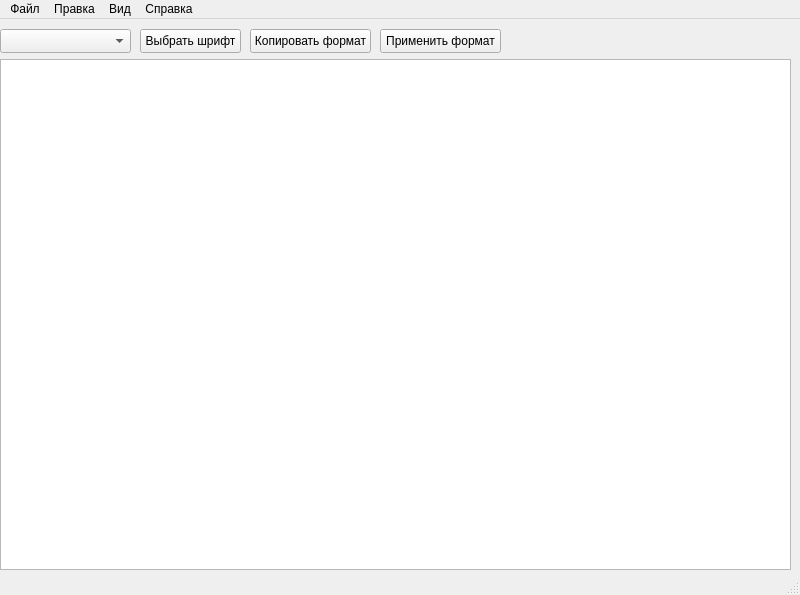
<?xml version="1.0" encoding="UTF-8"?>
<ui version="4.0">
 <class>MainWindow</class>
 <widget class="QMainWindow" name="MainWindow">
  <property name="geometry">
   <rect>
    <x>0</x>
    <y>0</y>
    <width>800</width>
    <height>595</height>
   </rect>
  </property>
  <property name="windowTitle">
   <string>Text editor</string>
  </property>
  <widget class="QWidget" name="centralwidget">
   <widget class="QComboBox" name="comboBox">
    <property name="geometry">
     <rect>
      <x>0</x>
      <y>10</y>
      <width>131</width>
      <height>24</height>
     </rect>
    </property>
    <property name="editable">
     <bool>false</bool>
    </property>
    <property name="currentText">
     <string/>
    </property>
    <property name="currentIndex">
     <number>-1</number>
    </property>
    <property name="maxVisibleItems">
     <number>3</number>
    </property>
    <property name="maxCount">
     <number>3</number>
    </property>
    <property name="minimumContentsLength">
     <number>1</number>
    </property>
    <property name="placeholderText">
     <string/>
    </property>
   </widget>
   <widget class="QPushButton" name="pushButton">
    <property name="geometry">
     <rect>
      <x>250</x>
      <y>10</y>
      <width>121</width>
      <height>24</height>
     </rect>
    </property>
    <property name="text">
     <string>Копировать формат</string>
    </property>
   </widget>
   <widget class="QPushButton" name="pushButton_2">
    <property name="geometry">
     <rect>
      <x>380</x>
      <y>10</y>
      <width>121</width>
      <height>24</height>
     </rect>
    </property>
    <property name="text">
     <string>Применить формат</string>
    </property>
   </widget>
   <widget class="QPushButton" name="pushButton_3">
    <property name="geometry">
     <rect>
      <x>140</x>
      <y>10</y>
      <width>101</width>
      <height>24</height>
     </rect>
    </property>
    <property name="text">
     <string>Выбрать шрифт</string>
    </property>
   </widget>
   <widget class="QTextEdit" name="textEdit">
    <property name="geometry">
     <rect>
      <x>0</x>
      <y>40</y>
      <width>791</width>
      <height>511</height>
     </rect>
    </property>
   </widget>
  </widget>
  <widget class="QMenuBar" name="menubar">
   <property name="geometry">
    <rect>
     <x>0</x>
     <y>0</y>
     <width>800</width>
     <height>21</height>
    </rect>
   </property>
   <widget class="QMenu" name="File">
    <property name="title">
     <string>Файл</string>
    </property>
    <addaction name="CreateNewFile"/>
    <addaction name="OpenFile"/>
    <addaction name="OpenFileOnlyRead"/>
    <addaction name="Save"/>
    <addaction name="SaveHow"/>
    <addaction name="Print"/>
   </widget>
   <widget class="QMenu" name="Correction">
    <property name="title">
     <string>Правка</string>
    </property>
    <addaction name="Copy"/>
    <addaction name="Paste"/>
    <addaction name="Undo"/>
    <addaction name="Clear"/>
   </widget>
   <widget class="QMenu" name="View">
    <property name="title">
     <string>Вид</string>
    </property>
    <widget class="QMenu" name="Langue">
     <property name="title">
      <string>Выбрать язык</string>
     </property>
     <addaction name="Rus"/>
     <addaction name="Eng"/>
    </widget>
    <widget class="QMenu" name="Theme">
     <property name="title">
      <string>Тема</string>
     </property>
     <addaction name="Light"/>
     <addaction name="Dark"/>
    </widget>
    <addaction name="Langue"/>
    <addaction name="Theme"/>
   </widget>
   <widget class="QMenu" name="Info">
    <property name="title">
     <string>Справка</string>
    </property>
    <addaction name="ShowInfo"/>
    <addaction name="Binds"/>
   </widget>
   <addaction name="File"/>
   <addaction name="Correction"/>
   <addaction name="View"/>
   <addaction name="Info"/>
  </widget>
  <widget class="QStatusBar" name="statusbar"/>
  <action name="CreateNewFile">
   <property name="text">
    <string>Создать новый файл</string>
   </property>
   <property name="shortcut">
    <string>Ctrl+N</string>
   </property>
  </action>
  <action name="OpenFile">
   <property name="text">
    <string>Открыть файл</string>
   </property>
   <property name="shortcut">
    <string>Ctrl+O</string>
   </property>
  </action>
  <action name="OpenFileOnlyRead">
   <property name="text">
    <string>Открыть только для чтения</string>
   </property>
   <property name="shortcut">
    <string>Ctrl+Shift+O</string>
   </property>
  </action>
  <action name="Save">
   <property name="text">
    <string>Сохранить</string>
   </property>
   <property name="shortcut">
    <string>Ctrl+S</string>
   </property>
  </action>
  <action name="SaveHow">
   <property name="text">
    <string>Сохранить как</string>
   </property>
   <property name="shortcut">
    <string>Ctrl+Shift+S</string>
   </property>
  </action>
  <action name="Copy">
   <property name="text">
    <string>Копировать</string>
   </property>
   <property name="shortcut">
    <string>Ctrl+C</string>
   </property>
  </action>
  <action name="Paste">
   <property name="text">
    <string>Вставить</string>
   </property>
   <property name="shortcut">
    <string>Ctrl+V</string>
   </property>
  </action>
  <action name="Undo">
   <property name="text">
    <string>Отменить</string>
   </property>
   <property name="shortcut">
    <string>Ctrl+U</string>
   </property>
  </action>
  <action name="Clear">
   <property name="text">
    <string>Очистить</string>
   </property>
   <property name="shortcut">
    <string>Ctrl+L</string>
   </property>
  </action>
  <action name="ShowInfo">
   <property name="text">
    <string>Показать справочную информацию</string>
   </property>
   <property name="shortcut">
    <string>F1</string>
   </property>
  </action>
  <action name="Binds">
   <property name="text">
    <string>Сочетания клавиш</string>
   </property>
   <property name="shortcut">
    <string>F2</string>
   </property>
  </action>
  <action name="Rus">
   <property name="text">
    <string>Русский</string>
   </property>
  </action>
  <action name="Eng">
   <property name="text">
    <string>Английский</string>
   </property>
  </action>
  <action name="Light">
   <property name="text">
    <string>Светлая</string>
   </property>
  </action>
  <action name="Dark">
   <property name="text">
    <string>Тёмная</string>
   </property>
  </action>
  <action name="Print">
   <property name="text">
    <string>Печать</string>
   </property>
   <property name="shortcut">
    <string>Ctrl+P</string>
   </property>
  </action>
 </widget>
 <resources/>
 <connections/>
</ui>
